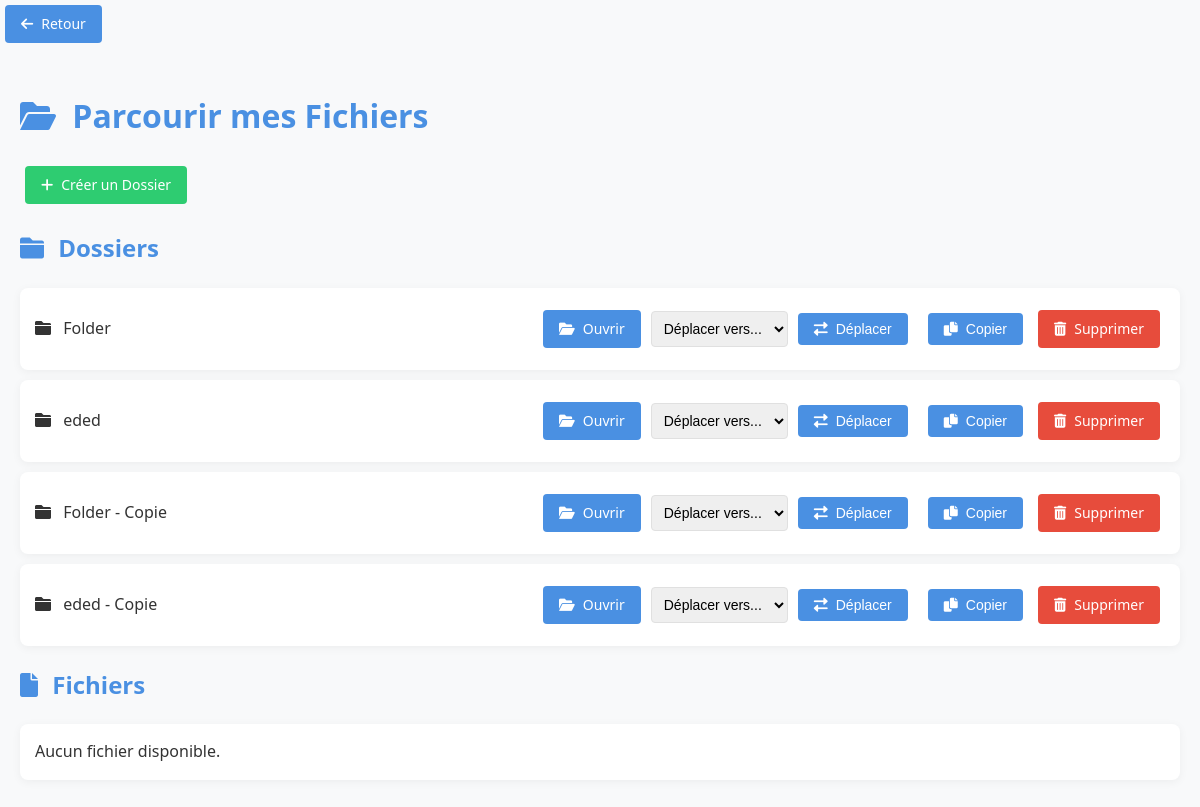
Screenshot of /browse/15/ (signed in) with the database file from the repository.
### drive/models.py (models this page shows, shortened)
class Folder(models.Model):
    name = models.CharField(max_length=255)
    user = models.ForeignKey(User, on_delete=models.CASCADE)
    parent_folder = models.ForeignKey('self', null=True, blank=True, related_name='subfolders', on_delete=models.CASCADE)

### drive/views.py (the view)
# urls.py: path('browse/', browse_files, name='browse_files'),
@login_required
def browse_files(request, folder_id=None):
    if folder_id:
        current_folder = get_object_or_404(Folder, id=folder_id, user=request.user)
    else:
        current_folder = None
    folders = Folder.objects.filter(parent_folder=current_folder, user=request.user)
    files = File.objects.filter(folder=current_folder, user=request.user)
    context = {
        'current_folder': current_folder,
        'folders': folders,
        'files': files,
    }
    return render(request, 'drive/browse_files.html', context)

### drive/templates/drive/browse_files.html (shortened to what this page needs)
{% load static %}
<!DOCTYPE html>
<html lang="fr">
<head>
    <link href="https://cdnjs.cloudflare.com/ajax/libs/font-awesome/6.0.0-beta3/css/all.min.css" rel="stylesheet">
    <link rel="stylesheet" href="{% static 'drive/css/browse.css' %}">
</head>
<body>
    <a href="{% url 'dashboard' %}" class="button mb-3">
        <i class="fas fa-arrow-left icon"></i> Retour
    </a>
    <div class="container">
        <h1><i class="fas fa-folder-open icon"></i> Parcourir mes Fichiers</h1>
        <div class="actions">
            <a href="{% url 'create_folder' %}" class="button button-success">
                <i class="fas fa-plus icon"></i> Créer un Dossier
            </a>
        </div>
        <h2><i class="fas fa-folder icon"></i> Dossiers</h2>
        <ul class="folder-list">
            {% for folder in folders %}
                <li>
                    <span class="item-name">
                        <i class="fas fa-folder icon"></i> {{ folder.name }}
                    </span>
                    <div class="actions">
                        <a href="{% url 'browse_folder' folder.id %}" class="button">
                            <i class="fas fa-folder-open icon"></i> Ouvrir
                        </a>
                        <form action="{% url 'move_folder' folder.id current_folder.id|default:0 %}" method="post" class="inline-form">
                            <select name="target_folder_id" id="target_folder_{{ folder.id }}">
                                <option value="">Déplacer vers...</option>
                            </select>
                            <button type="submit" class="button">
                                <i class="fas fa-exchange-alt icon"></i> Déplacer
                            </button>
                        </form>
                        <form action="{% url 'copy_folder' folder.id current_folder.id|default:0 %}" method="get" class="inline-form">
                            <button type="submit" class="button">
                                <i class="fas fa-copy icon"></i> Copier
                            </button>
                        </form>
                        <a href="{% url 'delete_folder' folder.id %}" onclick="return confirm('Êtes-vous sûr de vouloir supprimer ce dossier ?');" class="button button-danger">
                            <i class="fas fa-trash-alt icon"></i> Supprimer
                        </a>
                    </div>
                </li>
            {% empty %}
                <li>Aucun dossier disponible.</li>
            {% endfor %}
        </ul>
        <h2><i class="fas fa-file icon"></i> Fichiers</h2>
        <ul class="file-list">
            {% for file in files %}
                <li class="file-item" data-file="{{ file.file.url }}">
                    <span class="item-name">
                        <i class="fas fa-file icon"></i> {{ file.file.name }}
                    </span>
                    <div class="actions">
                        <a href="{{ file.file.url }}" download class="button">
                            <i class="fas fa-download icon"></i> Télécharger
                        </a>
                        <a href="{% url 'file_details' file.id %}" class="button">
                            <i class="fas fa-info-circle icon"></i> Détails
                        </a>
                        <form action="{% url 'move_file' file.id current_folder.id|default:0 %}" method="get" class="inline-form">
                            <select name="target_folder_id" id="target_folder_file_{{ file.id }}">
                                <option value="">Déplacer vers...</option>
                                {% for target_folder in folders %}
                                    <option value="{{ target_folder.id }}">{{ target_folder.name }}</option>
                                {% endfor %}
                            </select>
                            <button type="submit" class="button">
                                <i class="fas fa-exchange-alt icon"></i> Déplacer
                            </button>
                        </form>
                        <form action="{% url 'copy_file' file.id current_folder.id|default:0 %}" method="get" class="inline-form">
                            <button type="submit" class="button">
                                <i class="fas fa-copy icon"></i> Copier
                            </button>
                        </form>
                        <a href="{% url 'delete_file' file.id %}" onclick="return confirm('Êtes-vous sûr de vouloir supprimer ce fichier ?');" class="button button-danger">
                            <i class="fas fa-trash-alt icon"></i> Supprimer
                        </a>
                    </div>
                </li>
            {% empty %}
                <li>Aucun fichier disponible.</li>
            {% endfor %}
        </ul>
    </div>
</body>
</html>

### drive/static/drive/css/browse.css (style rules this page uses)
:root { --primary-color: #4a90e2; --primary-light: #6aa9f4; --secondary-color: #f8f9fa; --text-color: #333333; --text-light: #666666; --danger-color: #e74c3c; --success-color: #2ecc71; --border-color: #e0e0e0; }
body { font-family: 'Segoe UI', Tahoma, Geneva, Verdana, sans-serif; line-height: 1.6; margin: 0; padding: 0; background-color: var(--secondary-color); color: var(--text-color); }
.container { max-width: 1200px; margin: 0 auto; padding: 20px; }
h1, h2 { color: var(--primary-color); margin-bottom: 20px; }
.button { display: inline-flex; align-items: center; padding: 8px 16px; background-color: var(--primary-color); color: white; text-decoration: none; border-radius: 4px; transition: all 0.3s ease; border: none; cursor: pointer; font-size: 14px; margin: 5px; }
.button-danger { background-color: var(--danger-color); }
.button-success { background-color: var(--success-color); }
.folder-list, .file-list { list-style-type: none; padding: 0; }
.folder-list li, .file-list li { background-color: white; margin-bottom: 10px; padding: 15px; border-radius: 8px; box-shadow: 0 2px 10px rgba(0, 0, 0, 0.05); transition: all 0.3s ease; display: flex; align-items: center; flex-wrap: wrap; }
.item-name { flex-grow: 1; margin-right: 10px; font-weight: 500; }
.actions { display: flex; flex-wrap: wrap; align-items: center; }
.inline-form { display: flex; align-items: center; margin: 5px; }
select { padding: 8px; border-radius: 4px; border: 1px solid var(--border-color); font-size: 14px; margin-right: 5px; }
.icon { margin-right: 8px; }

### rows the page displays
Folder: name "Folder"
Folder: name "eded"
Folder: name "Folder - Copie"
Folder: name "eded - Copie"
